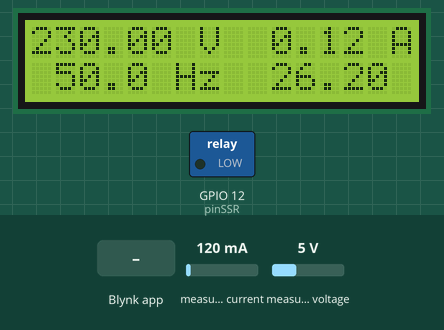
Recording of a sketch running on a simulated ESP32. Parts: 16×2 character LCD, switched loads named in the sketch (green lamp = pin HIGH). The inputs (shaded band) are chosen by the test bench; at power-on: measured current 120 mA, measured voltage 5 V. WiFi joins after 1.5 s; servers stay silent unless stated; what the sketch prints to the serial monitor is not drawn.

Above: at 3.0 s.
3.1 s: Blynk app writes 1 to V0
At 5.2 s:
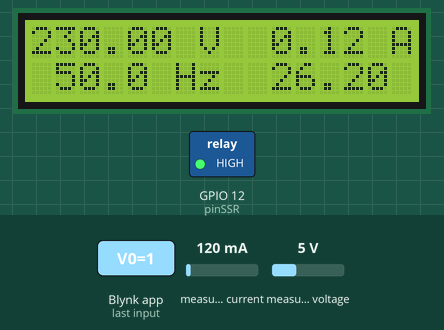
5.5 s: measured current set to 40 mA
At 6.8 s:
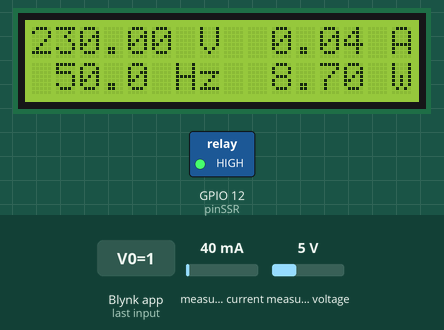
7.6 s: measured voltage set to 0.3 V
At 9.4 s:
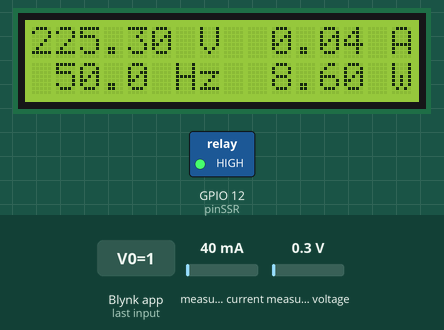
9.7 s: measured current set to 500 mA
At 11.2 s:
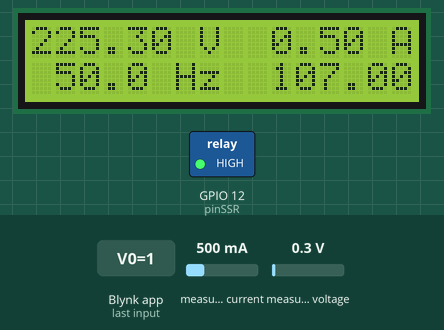
11.8 s: measured voltage set to 3.8 V
At 12.9 s:
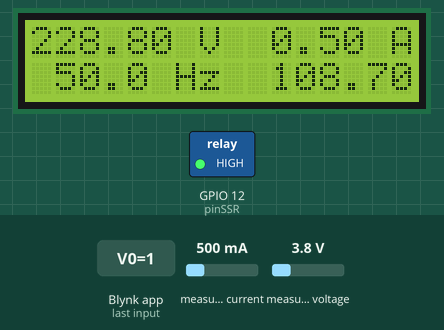
13.9 s: Blynk app writes 0 to V0
At 15.8 s:
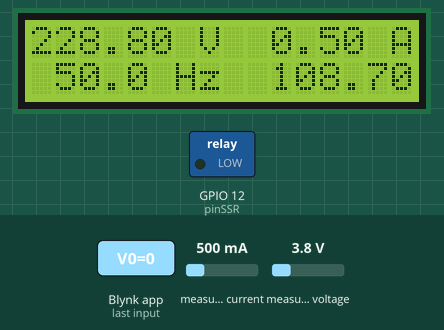
Timing chart, 0 to 17.0 s (numbered marks = the images above; inputs shaded):
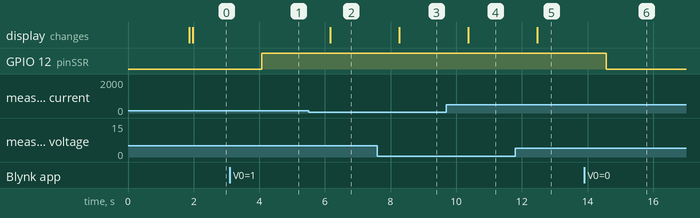

Measured:
- after the input at 3.1 s, GPIO 12 (pinSSR): LOW → HIGH after 0.97 s
- after the input at 5.5 s, the display: changes after 0.67 s (image 2)
- after the input at 7.6 s, the display: changes after 0.67 s (image 3)
- after the input at 9.7 s, the display: changes after 0.67 s (image 4)
- after the input at 11.8 s, the display: changes after 0.67 s (image 5)
- after the input at 13.9 s, GPIO 12 (pinSSR): HIGH → LOW after 0.67 s

The sketch:

draf_kode_inno.ino
```cpp
/* ==== TORSI GENETIK (MONITORING SISTEM GENERATOR PEMBANGKIT LISTRIK)==== */
#define BLYNK_PRINT Serial
#define BLYNK_TEMPLATE_ID "TMPLqozpW9dj"                    //
#define BLYNK_TEMPLATE_NAME "Data Dummy"                    // Diambil dari cloud server Blynk.console yang kita buat
#define BLYNK_AUTH_TOKEN "R9uufAttN5dJUgE4MjooZt_tva8rBppT" //

#include <WiFi.h>
#include <WiFiClient.h>
#include <BlynkSimpleEsp32.h>
#include <PZEM004Tv30.h>
#include <Wire.h>
#include <LiquidCrystal_I2C.h>

char auth[] = BLYNK_AUTH_TOKEN;
char ssid[] = "Mau ? Nanya aja"; // Sesuaikan dengan SSID Wifi yang digunakan
char pass[] = "sipapasipaga123"; // Sesuaikan dengan Password Wifi yang digunakan

LiquidCrystal_I2C lcd(0x27, 16, 2);// Sesuaikan jumlah kolom, baris dengan jenis LCD I2C yang dipakai

#if defined(ESP32)
PZEM004Tv30 pzem(Serial2, 16, 17); // Sesuaikan dengan pin yang dipakai (TX, RX), disini saya memakai 16 = TX, 17 = RX
#else
PZEM004Tv30 pzem(Serial2);
#endif

#define pinSSR 12 // Sesuaikan dengan pin yang dipakai pada Solid-state Relay
void setup() {
  Serial.begin(115200);
  Blynk.begin(auth, ssid, pass);  //memulai Blynk
  lcd.init();                      // initialize the lcd
  // Print a message to the LCD.
  lcd.backlight();
  //  lcd.setCursor(2, 0);
  //  lcd.print("TORSI GENETIK");
  // Uncomment in order to reset the internal energy counter
  // pzem.resetEnergy();
  pinMode(pinSSR, OUTPUT);
}

void loop() {

  Serial.print("Custom Address:");
  Serial.println(pzem.readAddress(), HEX);

  // Kondisi Solid-state Relay
  // digitalWrite(pinSSR, HIGH);

  // Membaca data dari sensor PZEM-004T
  float voltage = pzem.voltage();
  float current = pzem.current();
  float power = pzem.power();
  float energy = pzem.energy();
  float frequency = pzem.frequency();
  float pf = pzem.pf();

  // Mengecek jika data terdeteksi dengan sensor
  if (isnan(voltage)) {
    Serial.println("Error reading voltage");
    lcd.clear();
    lcd.setCursor(0, 0);
    lcd.print("Error Baca  Volt");
  } else if (isnan(current)) {
    Serial.println("Error reading current");
    lcd.clear();
    lcd.setCursor(1, 0);
    lcd.print("Error Baca A");
  } else if (isnan(power)) {
    Serial.println("Error reading power");
    lcd.clear();
    lcd.setCursor(1, 0);
    lcd.print("Error Baca W");
  } else if (isnan(energy)) {
    Serial.println("Error reading energy");
    lcd.clear();
    lcd.setCursor(1, 0);
    lcd.print("Error Baca kWh");
  } else if (isnan(frequency)) {
    Serial.println("Error reading frequency");
    lcd.clear();
    lcd.setCursor(1, 0);
    lcd.print("Error Baca Hz");
  } else if (isnan(pf)) {
    Serial.println("Error reading power factor");
    lcd.clear();
    lcd.setCursor(1, 0);
    lcd.print("Error Baca Pf");
  } else {
    lcd.clear();

    // Print nilai yang terdeteksi pada Serial Monitor
    Serial.print("Voltage: ");      Serial.print(voltage);      Serial.println("V");
    Serial.print("Current: ");      Serial.print(current);      Serial.println("A");
    Serial.print("Power: ");        Serial.print(power);        Serial.println("W");
    Serial.print("Energy: ");       Serial.print(energy, 3);     Serial.println("kWh");
    Serial.print("Frequency: ");    Serial.print(frequency, 1); Serial.println("Hz");
    Serial.print("PF: ");           Serial.println(pf);

    lcd.setCursor(0, 0);            lcd.print(voltage);             lcd.print(" V");
    lcd.setCursor(10, 0);            lcd.print(current);             lcd.print(" A");
    lcd.setCursor(10, 1);            lcd.print(power);               lcd.print(" W");
    lcd.setCursor(1, 1);            lcd.print(frequency, 1);        lcd.print(" Hz");
    //    lcd.setCursor(3, 1);            lcd.print(energy);              lcd.print(" kWh");
    //    lcd.setCursor(5, 1);            lcd.print(pf);

    Blynk.virtualWrite(V1, voltage);
    Blynk.virtualWrite(V2, current);
    Blynk.virtualWrite(V3, power);
    Blynk.virtualWrite(V4, energy);
    Blynk.virtualWrite(V5, frequency);
    Blynk.virtualWrite(V6, pf);
  }

  Serial.println();
  Blynk.run();
  delay(2000);
}

BLYNK_WRITE(V0) {  // Mendeteksi perubahan status widget LED di pin virtual V1
  int relayStatus = param.asInt();
  digitalWrite(pinSSR, relayStatus);
}
```
